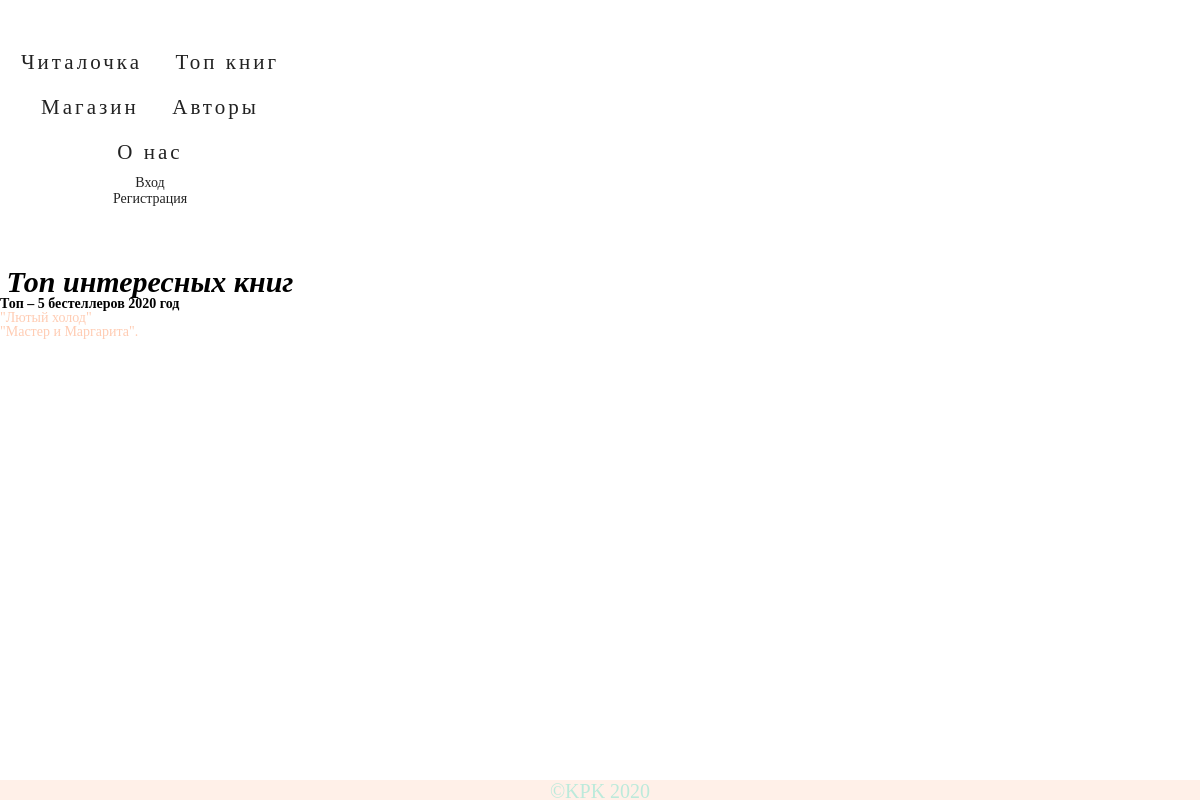
The page /Top_interesting_books/ on the database as committed earlier.
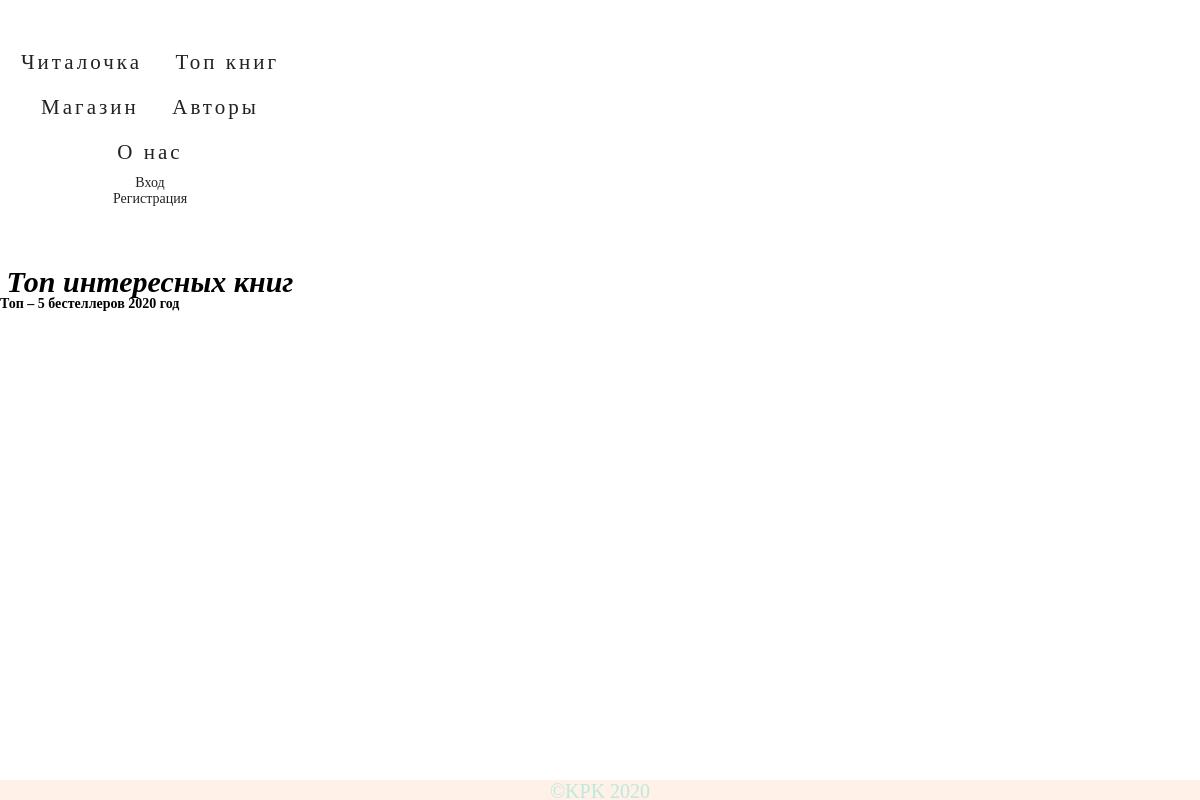
The same page on the database as committed later.
### mainapp/models.py (models this page shows, shortened)
class Interesting_books(models.Model):
    title = models.CharField(verbose_name='Название', max_length=128)
    content = models.TextField(verbose_name='содержание')
    added = models.DateTimeField(verbose_name='Добавлена', auto_now_add=True)
    active = models.BooleanField(verbose_name='Активна', default=False)
    class Meta:
        ordering = ['-added', 'title']
        verbose_name = 'Книга'
        verbose_name_plural = 'Топ_Книги'

### mainapp/views.py (the view)
# urls.py: path('Top_interesting_books/', mainapp.Top_interesting_books, name='Top_interesting_books'),
def Top_interesting_books(reguest):
    interesting_books = Interesting_books.objects.all()
    context = {
        'interesting_books': interesting_books,
    }
    return render(reguest, 'mainapp/Top_interesting_books.html', context)

### mainapp/templates/mainapp/Top_interesting_books.html (shortened to what this page needs)
{% extends 'mainapp/base.html'%}
{% block content %}
<div class="interesting_books">
    <h1>Топ интересных книг</h1>
    <h4>Топ – 5 бестеллеров 2020 год</h4>
    <ul>
        {% for interesting_book in interesting_books %}
            <li>
                {{interesting_book.title}}
            </li>
        {% endfor %}
    </ul>
</div>
{% endblock %}

Rows that differ between the two databases and show on the page:
removed Interesting_books: title "\"Лютый холод\""
removed Interesting_books: title "\"Мастер и Маргарита\"."
